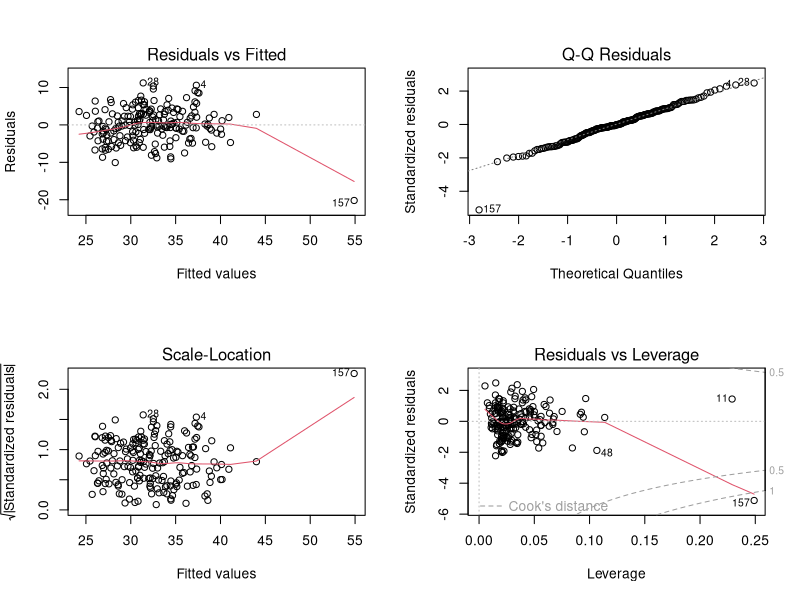

Write R code to recreate this figure.
# 04_Regresyon.R
# Konu: Lineer Regresyon ve Varsayımlar (Diagnostics)
# Odak: lm(), plot(), step()

library(MASS)
data(Pima.tr)

# 1. Basit bir Model Kuralım
# Hedef: BMI (Kilo indeksi)
# Değişkenler: Diğer her şey (nokta '.' hepsi demek)
# Not: Type (Yes/No) kategorik olduğu için onu şimdilik çıkarıyorum.
model_full <- lm(bmi ~ . - type, data = Pima.tr)

# Model Özeti (Karnesi)
summary(model_full)
# --- YORUMLAMA ---
# Estimate: Katsayı. (Örn: skin için 0.15 ise -> Deri 1 birim artarsa BMI 0.15 artar)
# Pr(>|t|): P-value. Eğer < 0.05 ise o değişken ÖNEMLİDİR (Yıldız alı*).
# Adjusted R-squared: Modelin başarısı. (Örn: 0.50 ise varyansın %50'sini açıklıyoruz).

# ---------------------------------------------------------

# 2. Varsayımları Kontrol Etme (Diagnostics Plots) - ÇOK ÖNEMLİ!
# Ekranı 2x2 bölelim ki 4 grafiği bir arada görelim
par(mfrow = c(2, 2))

plot(model_full)

# --- GRAFİKLER NASIL OKUNUR? ---

# Grafik 1 (Sol Üst): Residuals vs Fitted
# - Soru: "Hata varyansı sabit mi?" (Homoscedasticity)
# - İdeal: Noktalar rastgele dağılmalı. Huni veya Muz şekli OLMAMALI.
# - Pima verisinde: Genelde biraz huni şekli (sağa doğru açılma) görülebilir.

# Grafik 2 (Sağ Üst): Normal Q-Q
# - Soru: "Hatalar normal dağılıyor mu?" (Normality)
# - İdeal: Noktalar çizginin tam üstünde olmalı.
# - Pima verisinde: Uçlarda (baş ve son) çizgiden kopmalar olabilir.

# Grafik 3 (Sol Alt): Scale-Location
# - Grafik 1'in benzeridir, varyans kontrolü yapar. Çizgi düz olmalı.

# Grafik 4 (Sağ Alt): Residuals vs Leverage
# - Soru: "Modeli tek başına bozan aykırı bir veri (Outlier) var mı?"
# - Cook's Distance çizgilerini (kesikli kırmızı) aşan nokta var mı diye bakılır.

# Ekranı düzelt
par(mfrow = c(1, 1))

# ---------------------------------------------------------

# 3. Stepwise Regression (Geriye Doğru Eleme)
# "Hangi değişkenler gereksiz? Otomatik atalım."

# step() fonksiyonu, AIC değerine bakarak en iyi modeli bulana kadar değişken atar.
model_reduced <- step(model_full, direction = "backward")

# En son kalan "Reduced Model"in özeti
summary(model_reduced)

# YORUM:
# Full Model ile Reduced Model'in "Adjusted R-squared" değerlerini kıyasla.
# Genelde Reduced Model daha yüksektir veya çok yakındır (ama daha az değişkenle yapar, yani daha iyidir).
